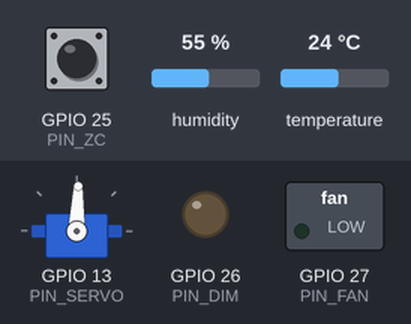
Recording of a sketch running on a simulated ESP32. Shown: servo, switched loads named in the sketch (green lamp = pin HIGH), output pins drawn as LEDs (lit = HIGH). Wiring (inferred from the names in the program): SHT3x sensor at I2C address 0x44. Inputs (shaded band) come from the test bench; at power-on: GPIO 25 (PIN_ZC) HIGH, humidity 55 %, temperature 24 °C. WiFi joins after 1.5 s; servers stay silent unless stated; uploads are accepted with an empty reply; servo pulses on a pin are drawn as a servo (544–2400 µs = 0–180°).

Above: at 0.1 s.
At 3.1 s:
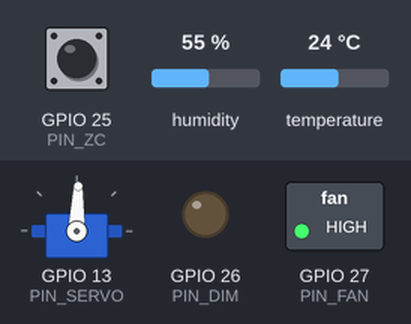
Timing chart, 0 to 4.6 s (numbered marks = the images above):
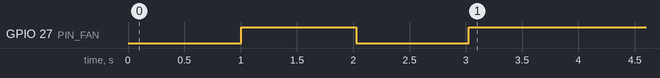

Measured:
- by itself, GPIO 27 (PIN_FAN): LOW → HIGH at 1.0 s, → LOW 1.0 s later, → HIGH 1.0 s later

The sketch:

penetas_esp32.ino
```cpp
/*
 * Penetas Telur IoT — ESP32 + AC Dimmer (phase control)
 * ------------------------------------------------------
 * Kontrol pemanas pakai DIMMER (bukan relay on/off) supaya suhu bisa
 * ditahan presisi dengan PID, bukan melompat-lompat seperti kontrol histeresis.
 *
 * Hardware:
 *   - ESP32 Lolin32 Lite
 *   - SHT30 (I2C: SDA 21, SCL 22, addr 0x44)
 *   - RobotDyn AC Dimmer Module (zero-cross + triac)
 *       ZC  -> GPIO 25 (interrupt, RISING)
 *       DIM -> GPIO 26 (pulse pemicu triac)
 *   - Fan 12V  -> GPIO 27 lewat MOSFET module / relay (fan boleh on-off)
 *   - Servo pembalik telur -> GPIO 13 (LEDC 50 Hz, 500-2400 us)
 *
 * Prinsip kontrol:
 *   PID lokal di ESP32 (loop 1 Hz) -> duty 0..100% -> sudut picu triac.
 *   Zero-cross 50 Hz: setengah periode = 10.000 us.
 *   Delay picu 9.000 us = daya ~minimal, 1.200 us = daya ~maksimal.
 *
 * Keselamatan: sisi AC 220V mematikan. Pakai lampu pijar (dimmable),
 * jangan LED/CFL non-dimmable. Beri sekring 2A dan kotak tertutup.
 */

#include <WiFi.h>
#include <HTTPClient.h>
#include <Wire.h>
#include <esp_arduino_version.h>

// ===================== KONFIGURASI =====================
const char* WIFI_SSID     = "GANTI_SSID";
const char* WIFI_PASS     = "GANTI_PASSWORD";
const char* SERVER_URL    = "http://IP_VPS:3000/api/device/telemetry";

const int   PIN_ZC        = 25;   // zero-cross input
const int   PIN_DIM       = 26;   // triac gate
const int   PIN_FAN       = 27;
const int   PIN_SERVO     = 13;
const int   PIN_SDA       = 21;
const int   PIN_SCL       = 22;

const float SETPOINT_DEFAULT = 37.8;   // °C
const float KP = 12.0;                 // tuning awal, geser sesuai respons kotak
const float KI = 0.08;
const float KD = 60.0;
const int   TURN_INTERVAL_MS = 4UL * 60UL * 60UL * 1000UL;  // balik tiap 4 jam
const unsigned long TELEMETRY_MS = 10000;
// =======================================================

// --- state PWM dimmer ---
volatile uint16_t g_delayUs = 9000;   // 9000 us = nyaris mati, 1200 us = nyaris penuh
hw_timer_t* g_timer = nullptr;
portMUX_TYPE g_mux = portMUX_INITIALIZER_UNLOCKED;

void IRAM_ATTR armOneShot(uint16_t us) {
#if ESP_ARDUINO_VERSION_MAJOR >= 3
  timerWrite(g_timer, 0);
  timerAlarm(g_timer, us, false, 0);
#else
  timerAlarmWrite(g_timer, us, false);
  timerAlarmEnable(g_timer);
#endif
}

void IRAM_ATTR onZeroCross() {
  portENTER_CRITICAL_ISR(&g_mux);
  armOneShot(g_delayUs);
  portEXIT_CRITICAL_ISR(&g_mux);
}

void IRAM_ATTR onFireTriac() {
  digitalWrite(PIN_DIM, HIGH);
  delayMicroseconds(50);        // pulse cukup untuk latching triac
  digitalWrite(PIN_DIM, LOW);
}

// duty 0..100 (%) -> delay picu (us)
void setHeaterPower(float duty) {
  duty = constrain(duty, 0.0f, 100.0f);
  uint16_t d;
  if (duty <= 0.5f) {
    d = 10000;                  // tidak memicu sama sekali
  } else {
    // Linear terhadap duty. Panel lampu pijar tidak linear terhadap sudut,
    // jadi kalibrasi ulang tabel ini setelah alat jadi (lihat docs/HARDWARE.md).
    d = (uint16_t)(9000.0f - (duty * 78.0f));   // 1% -> 8922 us, 100% -> 1200 us
  }
  portENTER_CRITICAL(&g_mux);
  g_delayUs = d;
  portEXIT_CRITICAL(&g_mux);
}

// ---------------- SHT30 ----------------
bool sht30Read(float &t, float &rh) {
  Wire.beginTransmission(0x44);
  Wire.write(0x2C); Wire.write(0x06);          // high repeatability, no clock stretch
  if (Wire.endTransmission() != 0) return false;
  delay(20);
  if (Wire.requestFrom(0x44, 6) != 6) return false;
  uint8_t b[6];
  for (int i = 0; i < 6; i++) b[i] = Wire.read();
  uint16_t rawT = (b[0] << 8) | b[1];
  uint16_t rawH = (b[3] << 8) | b[4];
  t  = -45.0 + 175.0 * (rawT / 65535.0);
  rh = 100.0 * (rawH / 65535.0);
  return true;
}

// ---------------- PID ----------------
float iTerm = 0, lastErr = 0;
unsigned long lastPidMs = 0;

float computePid(float temp, float setpoint) {
  unsigned long now = millis();
  float dt = (now - lastPidMs) / 1000.0f;
  if (dt <= 0 || dt > 10) dt = 1.0f;
  lastPidMs = now;

  float err = setpoint - temp;
  iTerm += err * dt;
  iTerm = constrain(iTerm, -50.0f, 50.0f);          // anti-windup

  float d = (err - lastErr) / dt;
  lastErr = err;

  float out = KP * err + KI * iTerm * 100.0f + KD * d;
  return constrain(out, 0.0f, 100.0f);
}

// ---------------- Servo (LEDC, tanpa library) ----------------
void servoAngle(int deg) {
  deg = constrain(deg, 0, 180);
  uint32_t us = 500 + (uint32_t)(deg * (1900.0 / 180.0));
  uint32_t duty = (uint32_t)((us / 20000.0) * 65535.0);   // 50 Hz -> 20 ms
#if ESP_ARDUINO_VERSION_MAJOR >= 3
  ledcWrite(PIN_SERVO, duty);          // core 3.x: index = pin
#else
  ledcWrite(0, duty);                  // core 2.x: index = channel
#endif
}

// ---------------- HTTP ----------------
int extractInt(const String &s, const char* key, int defVal) {
  int i = s.indexOf(key);
  if (i < 0) return defVal;
  i = s.indexOf(':', i);
  if (i < 0) return defVal;
  return s.substring(i + 1).toInt();
}

String extractStr(const String &s, const char* key) {
  int i = s.indexOf(key);
  if (i < 0) return "";
  i = s.indexOf(':', i);
  int q1 = s.indexOf('"', i);
  int q2 = s.indexOf('"', q1 + 1);
  if (q1 < 0 || q2 < 0) return "";
  return s.substring(q1 + 1, q2);
}

float extractFloat(const String &s, const char* key, float defVal) {
  int i = s.indexOf(key);
  if (i < 0) return defVal;
  i = s.indexOf(':', i);
  if (i < 0) return defVal;
  int j = i + 1;
  while (j < (int)s.length() && (s[j] == ' ' || s[j] == '"')) j++;
  int k = j;
  while (k < (int)s.length() && (isdigit(s[k]) || s[k] == '.' || s[k] == '-' || s[k] == '+')) k++;
  if (k == j) return defVal;
  return s.substring(j, k).toFloat();
}

bool postTelemetry(float t, float rh, int power, bool &autoFlag, int &cmdPower, float &sp) {
  if (WiFi.status() != WL_CONNECTED) return false;

  HTTPClient http;
  http.begin(SERVER_URL);
  http.addHeader("Content-Type", "application/json");
  http.setTimeout(8000);

  String body = String("{\"temperature\":") + String(t, 2) +
                ",\"humidity\":" + String(rh, 1) +
                ",\"heater_power\":" + String(power) + "}";

  int code = http.POST(body);
  String resp = http.getString();
  http.end();
  if (code != 200) return false;

  autoFlag  = (extractStr(resp, "\"mode\"") == "auto");
  cmdPower  = extractInt(resp, "\"heater_power\"", power);
  sp        = extractFloat(resp, "\"temp_setpoint\"", SETPOINT_DEFAULT);
  if (sp < 20.0f || sp > 45.0f) sp = SETPOINT_DEFAULT;
  return true;
}

// ---------------- MAIN ----------------
unsigned long lastTelemetry = 0, lastTurn = 0, lastRead = 0, lastPid = 0;
float tempC = 0, humRH = 0;
int powerOut = 0;
bool serverOk = false;
bool autoMode = true;        // default: PID lokal
float setpoint = SETPOINT_DEFAULT;

void setup() {
  Serial.begin(115200);
  pinMode(PIN_DIM, OUTPUT);
  digitalWrite(PIN_DIM, LOW);
  pinMode(PIN_ZC, INPUT_PULLUP);
  pinMode(PIN_FAN, OUTPUT);
  digitalWrite(PIN_FAN, LOW);

  Wire.begin(PIN_SDA, PIN_SCL);

#if ESP_ARDUINO_VERSION_MAJOR >= 3
  ledcAttach(PIN_SERVO, 50, 16);
#else
  ledcSetup(0, 50, 16);
  ledcAttachPin(PIN_SERVO, 0);
#endif
  servoAngle(90);

  // Timer 1 MHz -> 1 tick = 1 us
#if ESP_ARDUINO_VERSION_MAJOR >= 3
  g_timer = timerBegin(1000000);
  timerAttachInterrupt(g_timer, &onFireTriac);
  timerAlarm(g_timer, 9000, false, 0);
#else
  g_timer = timerBegin(0, 80, true);
  timerAttachInterrupt(g_timer, &onFireTriac, true);
  timerAlarmWrite(g_timer, 9000, false);
  timerAlarmEnable(g_timer);
#endif

  attachInterrupt(digitalPinToInterrupt(PIN_ZC), onZeroCross, RISING);

  WiFi.mode(WIFI_STA);
  WiFi.begin(WIFI_SSID, WIFI_PASS);
  lastPidMs = millis();
  lastTurn = millis();
}

void loop() {
  unsigned long now = millis();

  // 1) baca sensor tiap 2 detik
  if (now - lastRead >= 2000) {
    lastRead = now;
    float t, rh;
    if (sht30Read(t, rh)) { tempC = t; humRH = rh; }
  }

  // 2) kirim telemetri + ambil perintah server tiap 10 detik
  if (now - lastTelemetry >= TELEMETRY_MS) {
    lastTelemetry = now;
    int cmd = powerOut;
    float sp = setpoint;
    bool autoFlag = autoMode;
    serverOk = postTelemetry(tempC, humRH, powerOut, autoFlag, cmd, sp);
    if (serverOk) {
      autoMode = autoFlag;
      setpoint = sp;
      if (!autoMode) {
        powerOut = constrain(cmd, 0, 100);   // mode manual: server yang pegang
        setHeaterPower(powerOut);
      }
    }
  }

  // 3) PID lokal 1 Hz, hanya saat mode auto (atau server mati = fail-safe auto)
  if (now - lastPid >= 1000) {
    lastPid = now;
    if (autoMode || !serverOk) {
      powerOut = (int)computePid(tempC, serverOk ? setpoint : SETPOINT_DEFAULT);
      setHeaterPower(powerOut);
    }
  }

  // 4) fan: nyala saat pemanas kerja atau suhu kelewat batas
  digitalWrite(PIN_FAN, (powerOut > 0 || tempC > 38.5) ? HIGH : LOW);

  // 5) pembalik telur tiap 4 jam
  if (now - lastTurn >= TURN_INTERVAL_MS) {
    lastTurn = now;
    servoAngle(45);  delay(1200);
    servoAngle(135); delay(1200);
    servoAngle(90);
  }

  delay(50);
}
```
